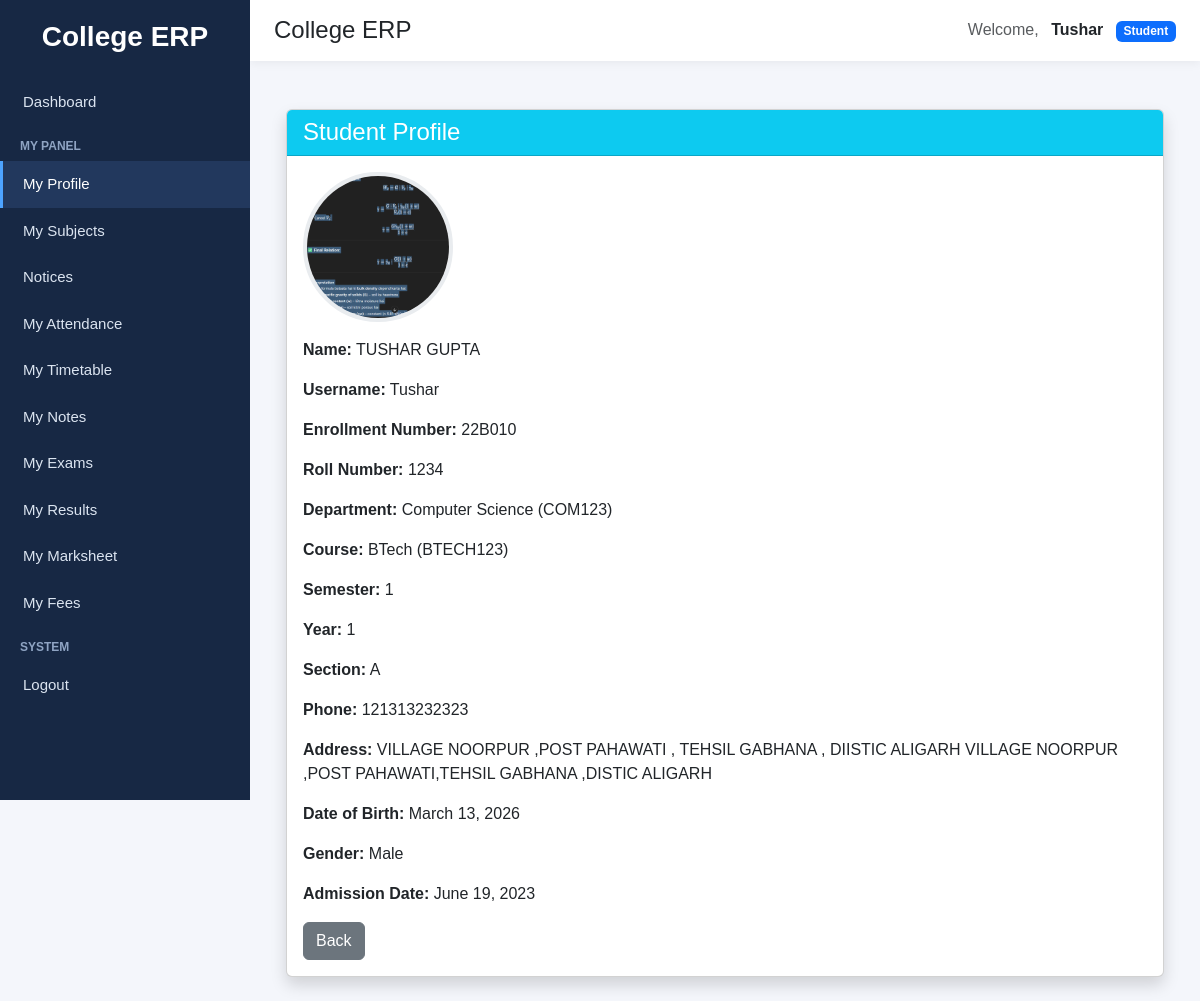
The app's page /students/profile/ (signed in) with its own data.
### accounts/models.py (models this page shows, shortened)
class CustomUser(AbstractUser):
    ROLE_CHOICES = (
        ("student", "Student"),
        ("faculty", "Faculty"),
        ("admin", "Admin"),
    )
    role = models.CharField(max_length=20, choices=ROLE_CHOICES)
    groups = models.ManyToManyField(
        Group,
        blank=True,
        related_name="customuser_set",
        related_query_name="customuser"
    )
    user_permissions = models.ManyToManyField(
        Permission,
        blank=True,
        related_name="customuser_permissions_set",
        related_query_name="customuser_permission"
    )

### students/models.py (models this page shows, shortened)
class Student(models.Model):
    GENDER_CHOICES = (
        ('Male', 'Male'),
        ('Female', 'Female'),
        ('Other', 'Other'),
    )
    SEMESTER_CHOICES = (
        (1, 'Semester 1'),
        (2, 'Semester 2'),
        (3, 'Semester 3'),
        (4, 'Semester 4'),
        (5, 'Semester 5'),
        (6, 'Semester 6'),
        (7, 'Semester 7'),
        (8, 'Semester 8'),
    )
    YEAR_CHOICES = (
        (1, '1st Year'),
        (2, '2nd Year'),
        (3, '3rd Year'),
        (4, '4th Year'),
    )
    user = models.OneToOneField(
        settings.AUTH_USER_MODEL,
        on_delete=models.CASCADE,
        related_name='student_profile'
    )
    name = models.CharField(max_length=150)
    enrollment_number = models.CharField(max_length=50, unique=True)
    roll_number = models.CharField(max_length=50, unique=True, blank=True, null=True)
    department = models.ForeignKey(
        Department,
        on_delete=models.CASCADE,
        related_name='students',
        null=True,
        blank=True
    )
    course = models.CharField(max_length=100, blank=True, null=True)
    course_fk = models.ForeignKey(
        Course,
        on_delete=models.SET_NULL,
        related_name='student_profiles',
        null=True,
        blank=True
    )
    semester = models.PositiveSmallIntegerField(choices=SEMESTER_CHOICES, default=1)
    year = models.PositiveSmallIntegerField(choices=YEAR_CHOICES, default=1)
    section = models.CharField(max_length=20, blank=True, null=True)
    phone = models.CharField(max_length=15, blank=True, null=True)
    address = models.TextField(blank=True, null=True)
    date_of_birth = models.DateField(blank=True, null=True)
    gender = models.CharField(max_length=10, choices=GENDER_CHOICES, blank=True, null=True)
    photo = models.ImageField(upload_to='students/', blank=True, null=True)
    admission_date = models.DateField(blank=True, null=True)
    created_at = models.DateTimeField(auto_now_add=True, null=True, blank=True)
    updated_at = models.DateTimeField(auto_now=True, null=True, blank=True)
    class Meta:
        ordering = ['name']

### departments/models.py (models this page shows)
class Department(models.Model):
    name = models.CharField(max_length=100, unique=True)
    code = models.CharField(max_length=10, unique=True)
    class Meta:
        ordering = ["name"]
    def __str__(self):
        return f"{self.name} ({self.code})"

### courses/models.py (models this page shows)
class Course(models.Model):
    name = models.CharField(max_length=100, unique=True)
    code = models.CharField(max_length=20, unique=True)
    department = models.ForeignKey(
        Department,
        on_delete=models.CASCADE,
        related_name="courses"
    )
    duration = models.PositiveIntegerField(default=3)
    faculty = models.ForeignKey(
        "faculty.Faculty",
        on_delete=models.SET_NULL,
        null=True,
        blank=True,
        related_name="assigned_courses"
    )
    created_at = models.DateTimeField(auto_now_add=True)
    class Meta:
        ordering = ["name"]
    def __str__(self):
        return f"{self.name} ({self.code})"

### students/views.py (the view)
# urls.py: path('profile/', views.student_profile, name='my_student_profile'),
@login_required
def student_profile(request, pk=None):
    if getattr(request.user, 'role', None) == 'student':
        student = get_object_or_404(
            Student.objects.select_related('user', 'department', 'course_fk'),
            user=request.user
        )
    else:
        student = get_object_or_404(
            Student.objects.select_related('user', 'department', 'course_fk'),
            pk=pk
        )
    return render(request, 'students/student_profile.html', {'student': student})

### notices/context_processors.py (called while the page is built)
def latest_notices(request):
    if not request.user.is_authenticated:
        return {"latest_notices": []}
    notices = get_visible_notices_for_user(request.user)[:5]
    return {"latest_notices": notices}

### students/templates/students/student_profile.html
{% extends "base.html" %}
{% block content %}
<div class="container mt-4">
    <div class="card shadow">
        <div class="card-header bg-info text-white">
            <h4 class="mb-0">Student Profile</h4>
        </div>
        <div class="card-body">
            {% if student.photo %}
            <img src="{{ student.photo.url }}" class="profile-img mb-3">
            {% else %}
            <p>No Photo</p>
            {% endif %}
            <p><strong>Name:</strong> {{ student.name }}</p>
            <p><strong>Username:</strong> {{ student.user.username }}</p>
            <p><strong>Enrollment Number:</strong> {{ student.enrollment_number }}</p>
            <p><strong>Roll Number:</strong> {{ student.roll_number }}</p>
            <p><strong>Department:</strong> {{ student.department }}</p>
            <p><strong>Course:</strong> {{ student.course_fk }}</p>
            <p><strong>Semester:</strong> {{ student.semester }}</p>
            <p><strong>Year:</strong> {{ student.year }}</p>
            <p><strong>Section:</strong> {{ student.section }}</p>
            <p><strong>Phone:</strong> {{ student.phone }}</p>
            <p><strong>Address:</strong> {{ student.address }}</p>
            <p><strong>Date of Birth:</strong> {{ student.date_of_birth }}</p>
            <p><strong>Gender:</strong> {{ student.gender }}</p>
            <p><strong>Admission Date:</strong> {{ student.admission_date }}</p>
            <a href="{% url 'student_list' %}" class="btn btn-secondary">Back</a>
        </div>
    </div>
</div>
{% endblock %}

### templates/base.html (shortened to what this page needs)
<!DOCTYPE html>
<html lang="en">
<head>
    <link href="https://cdn.jsdelivr.net/npm/bootstrap@5.3.3/dist/css/bootstrap.min.css" rel="stylesheet">
</head>
<body>
<div class="sidebar">
    <h3>College ERP</h3>
    {% if request.user.is_authenticated %}
        {% if request.user.is_superuser or request.user.role == 'admin' %}
            <a href="/dashboard/" class="{% if '/dashboard' in request.path or request.path == '/' %}active-link{% endif %}">
                Dashboard
            </a>
            <div class="sidebar-section-title">Management</div>
            <a href="{% url 'student_list' %}" class="{% if '/students/' in request.path %}active-link{% endif %}">
                Students
            </a>
            <a href="{% url 'faculty_list' %}" class="{% if '/faculty/' in request.path %}active-link{% endif %}">
                Faculty
            </a>
            <a href="/courses/" class="{% if '/courses/' in request.path %}active-link{% endif %}">
                Courses
            </a>
            <a href="/departments/" class="{% if '/departments/' in request.path %}active-link{% endif %}">
                Departments
            </a>
            <div class="sidebar-section-title">Academics</div>
            <a href="/subjects/" class="{% if '/subjects/' in request.path and '/subjects/assignments/' not in request.path and '/subjects/my/' not in request.path %}active-link{% endif %}">
                Subjects
            </a>
            <a href="{% url 'subject_assignment_list' %}" class="{% if '/subjects/assignments/' in request.path %}active-link{% endif %}">
                Subject Assignments
            </a>
            <a href="{% url 'notice_list' %}" class="{% if '/notices/' in request.path %}active-link{% endif %}">
                Notices
            </a>
            <a href="{% url 'attendance_list' %}" class="{% if '/attendance/' in request.path %}active-link{% endif %}">
                Attendance
            </a>
            <a href="{% url 'timetable_list' %}" class="{% if '/timetable/' in request.path and '/timetable/faculty/' not in request.path and '/timetable/student/' not in request.path %}active-link{% endif %}">
                Timetable
            </a>
            <a href="/exams/" class="{% if '/exams/' in request.path and '/exams/results/' not in request.path %}active-link{% endif %}">
                Exams
            </a>
            <a href="{% url 'exam_schedule_list' %}" class="{% if '/exams/schedule/' in request.path %}active-link{% endif %}">
                Exam Schedule
            </a>
            <a href="{% url 'result_list' %}" class="{% if '/exams/results/list/' in request.path %}active-link{% endif %}">
                Results
            </a>
            <a href="{% url 'fee_structure_list' %}" class="{% if '/finance/structures/' in request.path %}active-link{% endif %}">
                Fee Structures
            </a>
            <a href="{% url 'promote_student_fee' %}" class="{% if '/finance/promote/' in request.path %}active-link{% endif %}">
                Promote Fees
            </a>
            <a href="{% url 'student_fee_list' %}" class="{% if '/finance/students/' in request.path %}active-link{% endif %}">
                Student Fees
            </a>
        {% elif request.user.role == 'student' %}
            <a href="/dashboard/" class="{% if '/dashboard' in request.path or request.path == '/' %}active-link{% endif %}">
                Dashboard
            </a>
            <div class="sidebar-section-title">My Panel</div>
            <a href="{% url 'my_student_profile' %}" class="{% if '/students/profile/' in request.path %}active-link{% endif %}">
                My Profile
            </a>
            <a href="{% url 'my_subjects' %}" class="{% if '/subjects/my/' in request.path %}active-link{% endif %}">
                My Subjects
            </a>
            <a href="{% url 'notice_list' %}" class="{% if '/notices/' in request.path %}active-link{% endif %}">
                Notices
            </a>
            <a href="{% url 'my_attendance' %}" class="{% if '/attendance/my/' in request.path %}active-link{% endif %}">
                My Attendance
            </a>
            <a href="{% url 'student_timetable' %}" class="{% if '/timetable/student/' in request.path %}active-link{% endif %}">
                My Timetable
            </a>
            <a href="{% url 'student_note_list' %}" class="{% if '/notes/student/' in request.path %}active-link{% endif %}">
                My Notes
            </a>
            <a href="{% url 'student_exam_schedule' %}" class="{% if '/exams/my-exams/' in request.path %}active-link{% endif %}">
                My Exams
            </a>
            <a href="{% url 'student_result_list' %}" class="{% if '/exams/results/student/' in request.path %}active-link{% endif %}">
                My Results
            </a>
            <a href="{% url 'consolidated_marksheet' %}" class="{% if '/exams/marksheet/' in request.path %}active-link{% endif %}">
                My Marksheet
            </a>
            <a href="{% url 'my_fees' %}" class="{% if '/finance/my-fees/' in request.path %}active-link{% endif %}">
                My Fees
            </a>
        {% endif %}
        <div class="sidebar-section-title">System</div>
        <form method="post" action="/accounts/logout/" style="margin:0;">
            <button type="submit" class="sidebar-logout-btn">Logout</button>
        </form>
    {% endif %}
</div>
<div class="main-content">
    <div class="topbar d-flex justify-content-between align-items-center">
        <h4 class="mb-0">{% block page_title %}College ERP{% endblock %}</h4>
        <div>
            {% if request.user.is_authenticated %}
                <span class="me-2 text-muted">Welcome,</span>
                <strong>{{ request.user.username }}</strong>
                {% if request.user.is_superuser %}
                    <span class="badge bg-danger ms-2">Admin</span>
                {% elif request.user.role %}
                    <span class="badge bg-primary ms-2">{{ request.user.role|title }}</span>
                {% endif %}
            {% endif %}
        </div>
    </div>
    <div class="content-area">
        {% block content %}{% endblock %}
    </div>
</div>
</body>
</html>

### templates/base.html (style rules this page uses)
body { background-color: #f4f6fb; margin: 0; padding: 0; font-family: Arial, sans-serif; }
.sidebar { width: 250px; min-height: 100vh; background: #172844; color: white; position: fixed; top: 0; left: 0; padding-top: 20px; }
.sidebar h3 { text-align: center; margin-bottom: 25px; font-weight: 700; }
.sidebar a { color: #dbe4f0; text-decoration: none; display: block; padding: 12px 20px; font-size: 15px; border-left: 3px solid transparent; }
.sidebar a:hover, .sidebar a.active-link { background: #22385d; color: white; border-left: 3px solid #4da3ff; }
.sidebar-section-title { font-size: 12px; color: #8fa4c3; padding: 12px 20px 6px; text-transform: uppercase; font-weight: bold; }
.sidebar-logout-btn { color: #dbe4f0; text-decoration: none; display: block; padding: 12px 20px; font-size: 15px; border: none; background: none; width: 100%; text-align: left; border-left: 3px solid transparent; }
.main-content { margin-left: 250px; min-height: 100vh; }
.topbar { background: white; padding: 16px 24px; box-shadow: 0 2px 10px rgba(0,0,0,0.06); }
.content-area { padding: 24px; }
.profile-img { width: 150px; height: 150px; object-fit: cover; border-radius: 50%; border: 4px solid #e9ecef; }

### records on screen
CustomUser: user.username "Tushar", user.role "Student"
Student: photo (picture), name "TUSHAR GUPTA", user.username "Tushar", enrollment_number "22B010", roll_number "1234", department "Computer Science (COM123)", course_fk "BTech (BTECH123)", semester "1", year "1", section "A", phone "121313232323", address "VILLAGE NOORPUR ,POST PAHAWATI , TEHSIL GABHANA , DIISTIC ALIGARH VILLAGE NOORPUR ,POST PAHAWATI,TEHSIL GABHANA ,DISTIC ALIGARH", date_of_birth "March 13, 2026", gender "Male", admission_date "June 19, 2023"
